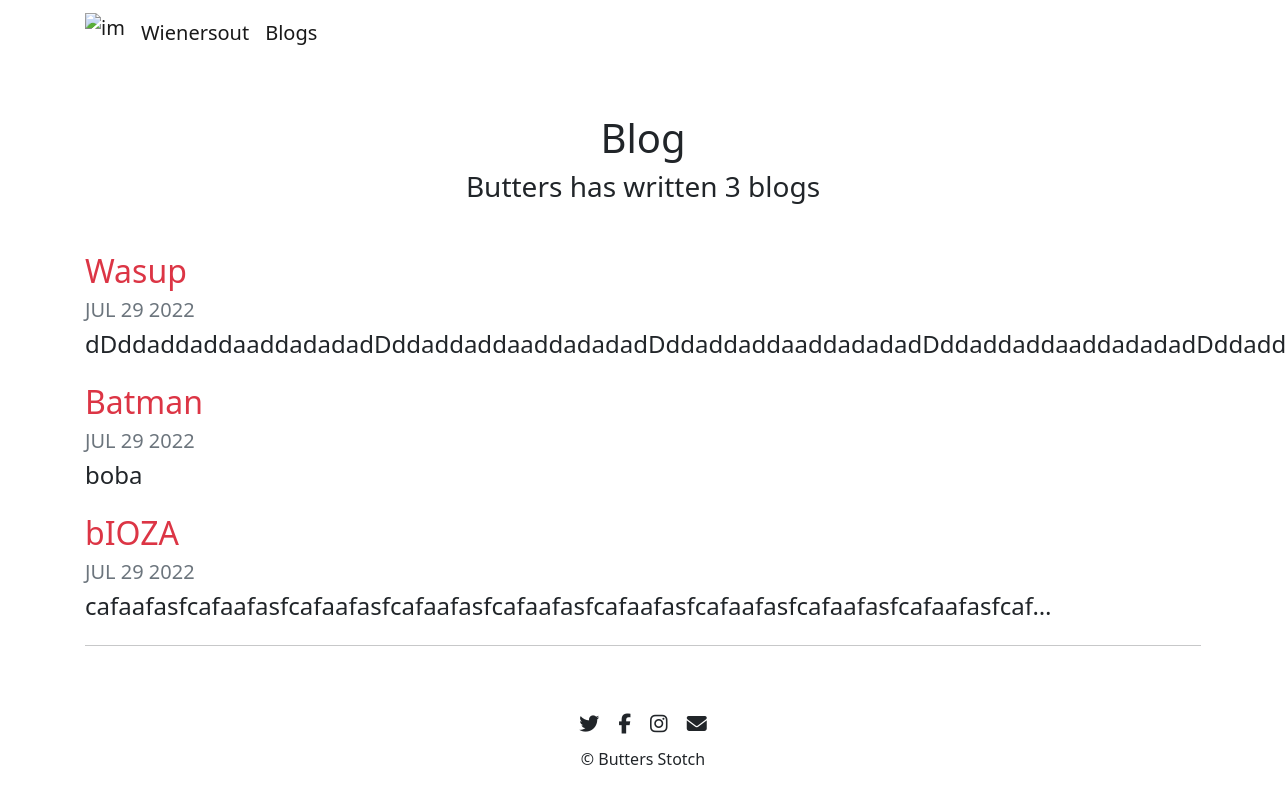
/blog/, run on an earlier commit of the app's database.
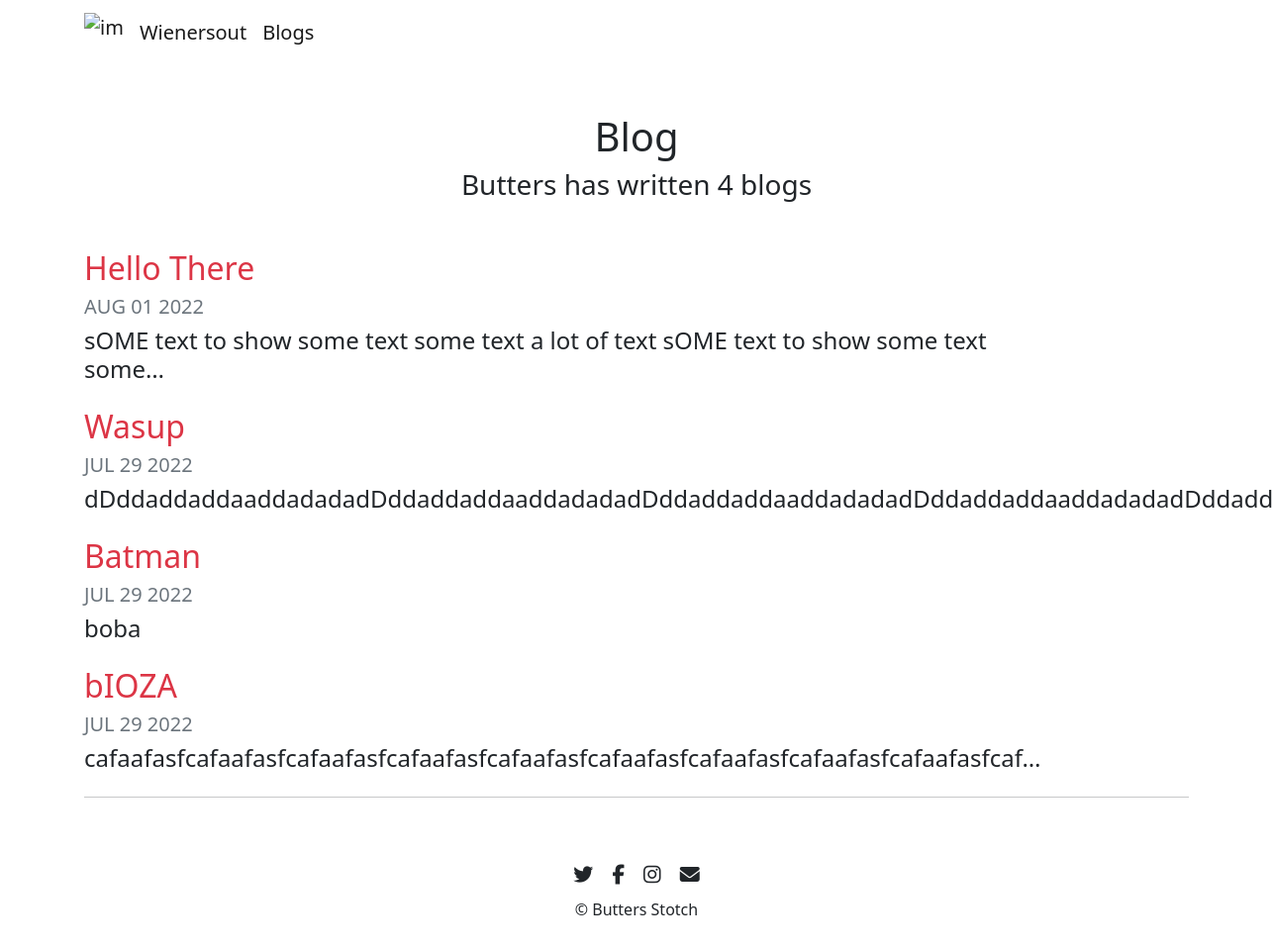
And on a later commit of the database.
### blog/models.py (models this page shows, shortened)
class Blog(models.Model):
    title = models.CharField(max_length=40)
    date = models.DateField()
    description = models.TextField(max_length=1000)

### blog/views.py (the view)
# urls.py: path('', views.all_blogs, name='all_blogs'),
def all_blogs(request):
    blogs = Blog.objects.order_by('-date')[:5]  # order by most recent ones // limit to 5 post per page
    return render(request, 'blog/all_blogs.html', {'blogs': blogs})

### blog/templates/blog/all_blogs.html (shortened to what this page needs)
{% extends 'portfolio/base.html' %}
{% block content %}
{% load static %}
<div class="bd-masthead-blogs mb-3" id="content">
  <h1 id="blogtitle" class="font-weight-bold text-center">Blog</h1>
  <h3 class="text-center mb-5">Butters has written {{ blogs.count }} blog{{ blogs.count|pluralize }}</h3>
</div>
{% for blog in blogs %}
<div class="row my-3">
  <div class="col-md-10">
    <a href="{% url 'blog:detail' blog.id %}" class="text-decoration-none link-danger">
      <h2>{{ blog.title }}</h2>
    </a>
    <h5 class="text-muted">{{ blog.date|date:'M d Y'|upper }}</h5>
    <h4>{{ blog.description|striptags|truncatechars:85 }}</h4>
  </div>
</div>
{% endfor %}
{% endblock %}

What changed in the data, as far as the page shows it:
added Blog: title "Hello There", date "AUG 01 2022", description "sOME text to show some text some text a lot of text sOME text to show some text some…"
Also different on the page:
{{ blogs.count }}: "3" → "4"
